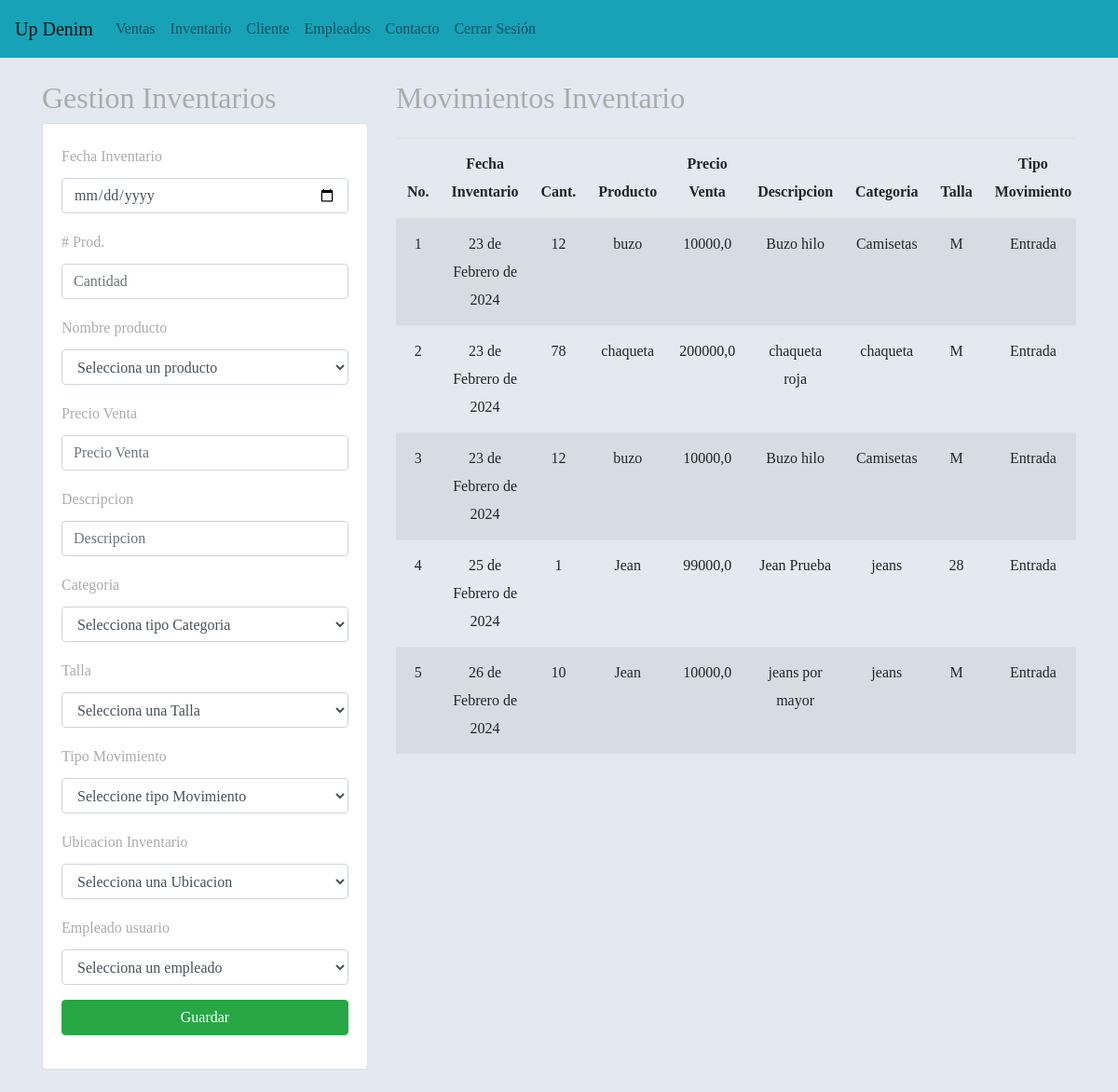
Screenshot of /registrarInventario/ (signed in) with the database file from the repository.
### aplicaciones/Academico/models.py (models this page shows, shortened)
class Inventario(models.Model):
    idinventario = models.AutoField(primary_key=True)  # Field name made lowercase.
    fechainventario = models.DateField(auto_now_add=True)  # Field name made lowercase.
    cantidadproductos = models.IntegerField(null=False, blank=False)  # Field name made lowercase.
    idproductoinv = models.ForeignKey(Producto, on_delete=models.CASCADE)  # Field name made lowercase.
    idtipomovimientoinv = models.ForeignKey(Tipomovimiento, on_delete=models.CASCADE)  # Field name made lowercase.
    idEmpleado = models.ForeignKey(Empleado, on_delete=models.CASCADE)  # Field name made lowercase.
    idubicacioninventarioinv = models.ForeignKey(Ubicacioninventario, on_delete=models.CASCADE)  # Field name made lowercase.

class Producto(models.Model):
    idproducto = models.AutoField(primary_key=True)
    nombreproducto = models.CharField(max_length=45, null=False)
    precioventa = models.FloatField(null=False, blank=False)
    descripcionproducto = models.CharField(max_length=45)
    idcategoriaproducto = models.ForeignKey(Categoriaproducto, on_delete=models.CASCADE)
    idtalla = models.ForeignKey(Talla, on_delete=models.CASCADE)

class Categoriaproducto(models.Model):
    idcategoriaproducto = models.AutoField(primary_key=True)
    categoriaproducto = models.CharField(max_length=45, blank=False, null=False)

class Talla(models.Model):
    idtalla = models.AutoField(primary_key=True)
    talla = models.CharField(max_length=45, null=False, blank=False)

class Tipomovimiento(models.Model):
    idtipomovimiento = models.AutoField(primary_key=True)
    tipomovimiento = models.CharField(max_length=45, null=False, blank=False)

### aplicaciones/Academico/views.py (the view)
# urls.py: path('registrarInventario/', views.vistaInventario),
def vistaInventario(request):
    if request.method == "GET":
        productos = Producto.objects.all()
        empleados = Empleado.objects.all()
        inventarios = Inventario.objects.all()
        return render(request, "gestionInventario.html", {
            "productos": productos,
            "empleados": empleados,
            "inventarios": inventarios
        })
    else:
        return registrarInventario(request)

### aplicaciones/Academico/models.py (called while the page is built)
    def __str__(self):
        texto = '{0}'
        return texto.format(self.iddocumento)

### aplicaciones/Academico/templates/gestionInventario.html (shortened to what this page needs)
{% extends "base.html" %}
{% block body %}
<div class="row">
    <div class="col-sm-12 col-md-6 col-lg-4 col-xl-4">
        <h2>Gestion Inventarios</h2>
        <div class="card">
            <div class="card-body">
                <form action="/registrarInventario/" method="POST"> {% csrf_token %}
                    <div class="form-group">
                        <label for="txtfechainventario">Fecha Inventario</label>
                        <input type="date" id="txtfechainventario" name="txtfechainventario" class="form-control" placeholder="Fecha de Inventario"
                            minlength="8" maxlength="12" required>
                    </div>
                    <div class="form-group">
                        <label for="txtcantidadproductos"># Prod.</label>
                        <input type="text" id="txtcantidadproductos" name="txtcantidadproductos" class="form-control" placeholder="Cantidad"
                            min="1" required>
                    </div>
                    <div class="form-group">
                        <label for="nombreproducto">Nombre producto</label>
                        <select id="txtnombreproducto" name="txtnombreproducto" class="form-control" required>
                            <option value="">Selecciona un producto</option>
                        </select>
                    </div>
                    <div class="form-group">
                        <label for="txtprecioventa">Precio Venta</label>
                        <input type="text" id="txtprecioventa" name="txtprecioventa" class="form-control" placeholder="Precio Venta"
                            min="1000" required>
                    </div>
                    <div class="form-group">
                        <label for="txtdescripcionproducto">Descripcion</label>
                        <input type="text" id="txtdescripcionproducto" name="txtdescripcionproducto" class="form-control" placeholder="Descripcion"
                            minlength="4" maxlength="50" required>
                    </div>
                    <div class="form-group">
                        <label for="txtcategoriaproducto">Categoria</label>
                        <select id="txtcategoriaproducto" name="txtcategoriaproducto" class="form-control" required>
                            <option value="">Selecciona tipo Categoria</option>
                        </select>
                    </div>
                    <div class="form-group">
                        <label for="txttalla">Talla</label>
                        <select id="txttalla" name="txttalla" class="form-control" required>
                            <option value="">Selecciona una Talla</option>
                        </select>
                    </div>
                    <div class="form-group">
                        <label for="txttipomovimiento">Tipo Movimiento</label>
                        <select id="txttipomovimiento" name="txttipomovimiento" class="form-control" required>
                            <option value="">Seleccione tipo Movimiento</option>
                        </select>
                    </div>
                    <div class="form-group">
                        <label for="txtubicacioninventario">Ubicacion Inventario</label>
                        <select id="txtubicacioninventario" name="txtubicacioninventario" class="form-control" required>
                            <option value="">Selecciona una Ubicacion</option>
                        </select>
                    </div>
                    <div class="form-group">
                        <label for="idEmpleado">Empleado usuario</label>
                        <select id="txtidempleado" name="txtidempleado" class="form-control" required>
                            <option value="">Selecciona un empleado</option>
                        </select>
                    </div>
                    <div class="form-group">
                        <button type="submit" class="btn btn-success btn-block text-whith">Guardar</button>
                    </div>
              </form>
            </div>
        </div>
    </div>
    <div class="col-md-8">
        <h2 class="mb-4">Movimientos Inventario</h2>
        <div class="table-responsive">
            <table class="table table-striped">
                <thead>
                    <tr>
                        <th>No.</th>
                       <th>Fecha Inventario</th>
                       <th>Cant.</th>
                       <th>Producto</th>
                       <th>Precio Venta</th>
                       <th>Descripcion</th>
                       <th>Categoria</th>
                       <th>Talla</th>
                       <th>Tipo Movimiento</th>
                    </tr>
                </thead>
                <tbody>
                    {% for c in inventarios %}
                    <tr>
                        <td>{{forloop.counter}}</td>
                        <td>{{c.fechainventario}}</td>
                        <td>{{c.cantidadproductos}}</td>
                        <td>{{c.idproductoinv.nombreproducto}}</td>
                        <td>{{c.idproductoinv.precioventa}}</td>
                        <td>{{c.idproductoinv.descripcionproducto}}</td>
                        <td>{{c.idproductoinv.idcategoriaproducto.categoriaproducto}}</td>
                        <td>{{c.idproductoinv.idtalla.talla}}</td>
                        <td>{{c.idtipomovimientoinv.tipomovimiento}}</td>
                    </tr>
                    {% endfor %}
                </tbody>
            </table>
        </div>
    </div>
</div>
{% endblock %}

### aplicaciones/Academico/static/css/gestionVentas.css (style rules this page uses)
th,td { text-align: center; vertical-align: middle; }
body { font-family: "Libre Baskerville", serif; font-weight: 400; font-size: 16px; line-height: 30px; background-color: #e3e8f1; overflow-x:hidden; color: #ababab; }

### rows the page displays
Inventario: fechainventario "23 de Febrero de 2024", cantidadproductos "12", idproductoinv.nombreproducto "buzo", idproductoinv.precioventa "10000,0", idproductoinv.descripcionproducto "Buzo hilo", idproductoinv.idcategoriaproducto.categoriaproducto "Camisetas", idproductoinv.idtalla.talla "M", idtipomovimientoinv.tipomovimiento "Entrada"
Inventario: fechainventario "23 de Febrero de 2024", cantidadproductos "78", idproductoinv.nombreproducto "chaqueta", idproductoinv.precioventa "200000,0", idproductoinv.descripcionproducto "chaqueta roja", idproductoinv.idcategoriaproducto.categoriaproducto "chaqueta", idproductoinv.idtalla.talla "M", idtipomovimientoinv.tipomovimiento "Entrada"
Inventario: fechainventario "23 de Febrero de 2024", cantidadproductos "12", idproductoinv.nombreproducto "buzo", idproductoinv.precioventa "10000,0", idproductoinv.descripcionproducto "Buzo hilo", idproductoinv.idcategoriaproducto.categoriaproducto "Camisetas", idproductoinv.idtalla.talla "M", idtipomovimientoinv.tipomovimiento "Entrada"
Inventario: fechainventario "25 de Febrero de 2024", cantidadproductos "1", idproductoinv.nombreproducto "Jean", idproductoinv.precioventa "99000,0", idproductoinv.descripcionproducto "Jean Prueba", idproductoinv.idcategoriaproducto.categoriaproducto "jeans", idproductoinv.idtalla.talla "28", idtipomovimientoinv.tipomovimiento "Entrada"
Inventario: fechainventario "26 de Febrero de 2024", cantidadproductos "10", idproductoinv.nombreproducto "Jean", idproductoinv.precioventa "10000,0", idproductoinv.descripcionproducto "jeans por mayor", idproductoinv.idcategoriaproducto.categoriaproducto "jeans", idproductoinv.idtalla.talla "M", idtipomovimientoinv.tipomovimiento "Entrada"
